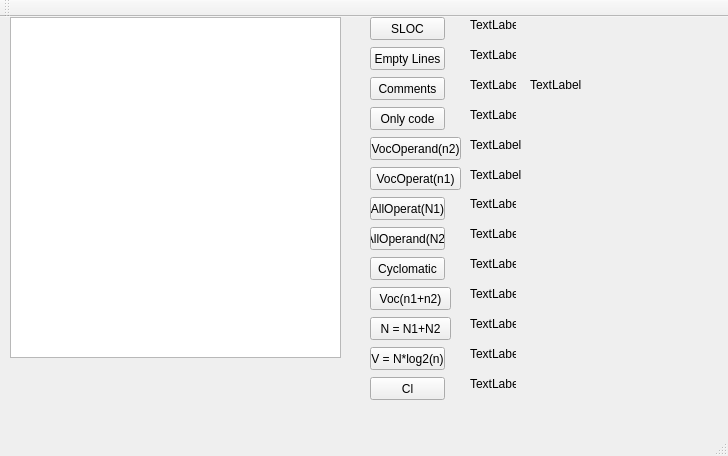
<?xml version="1.0" encoding="UTF-8"?>
<ui version="4.0">
 <class>MainWindow</class>
 <widget class="QMainWindow" name="MainWindow">
  <property name="geometry">
   <rect>
    <x>0</x>
    <y>0</y>
    <width>728</width>
    <height>456</height>
   </rect>
  </property>
  <property name="windowTitle">
   <string>MainWindow</string>
  </property>
  <widget class="QWidget" name="centralWidget">
   <widget class="QPlainTextEdit" name="plainTextEdit">
    <property name="geometry">
     <rect>
      <x>10</x>
      <y>0</y>
      <width>331</width>
      <height>341</height>
     </rect>
    </property>
    <property name="plainText">
     <string/>
    </property>
   </widget>
   <widget class="QPushButton" name="SLOC">
    <property name="geometry">
     <rect>
      <x>370</x>
      <y>0</y>
      <width>75</width>
      <height>23</height>
     </rect>
    </property>
    <property name="text">
     <string>SLOC</string>
    </property>
   </widget>
   <widget class="QLabel" name="label">
    <property name="geometry">
     <rect>
      <x>470</x>
      <y>0</y>
      <width>46</width>
      <height>16</height>
     </rect>
    </property>
    <property name="text">
     <string>TextLabel</string>
    </property>
   </widget>
   <widget class="QPushButton" name="EmptyLines">
    <property name="geometry">
     <rect>
      <x>370</x>
      <y>30</y>
      <width>75</width>
      <height>23</height>
     </rect>
    </property>
    <property name="text">
     <string>Empty Lines</string>
    </property>
   </widget>
   <widget class="QLabel" name="label_2">
    <property name="geometry">
     <rect>
      <x>470</x>
      <y>30</y>
      <width>46</width>
      <height>16</height>
     </rect>
    </property>
    <property name="text">
     <string>TextLabel</string>
    </property>
   </widget>
   <widget class="QLabel" name="label_3">
    <property name="geometry">
     <rect>
      <x>470</x>
      <y>60</y>
      <width>46</width>
      <height>16</height>
     </rect>
    </property>
    <property name="text">
     <string>TextLabel</string>
    </property>
   </widget>
   <widget class="QPushButton" name="Comments">
    <property name="geometry">
     <rect>
      <x>370</x>
      <y>60</y>
      <width>75</width>
      <height>23</height>
     </rect>
    </property>
    <property name="text">
     <string>Comments</string>
    </property>
   </widget>
   <widget class="QLabel" name="label_4">
    <property name="geometry">
     <rect>
      <x>470</x>
      <y>90</y>
      <width>46</width>
      <height>16</height>
     </rect>
    </property>
    <property name="text">
     <string>TextLabel</string>
    </property>
   </widget>
   <widget class="QPushButton" name="OnlyCode">
    <property name="geometry">
     <rect>
      <x>370</x>
      <y>90</y>
      <width>75</width>
      <height>23</height>
     </rect>
    </property>
    <property name="text">
     <string>Only code</string>
    </property>
   </widget>
   <widget class="QLabel" name="label_5">
    <property name="geometry">
     <rect>
      <x>530</x>
      <y>60</y>
      <width>61</width>
      <height>16</height>
     </rect>
    </property>
    <property name="text">
     <string>TextLabel</string>
    </property>
   </widget>
   <widget class="QLabel" name="label_6">
    <property name="geometry">
     <rect>
      <x>470</x>
      <y>120</y>
      <width>51</width>
      <height>16</height>
     </rect>
    </property>
    <property name="text">
     <string>TextLabel</string>
    </property>
   </widget>
   <widget class="QPushButton" name="VocOperandn2">
    <property name="geometry">
     <rect>
      <x>370</x>
      <y>120</y>
      <width>91</width>
      <height>23</height>
     </rect>
    </property>
    <property name="text">
     <string>VocOperand(n2)</string>
    </property>
   </widget>
   <widget class="QPushButton" name="VocOperatn1">
    <property name="geometry">
     <rect>
      <x>370</x>
      <y>150</y>
      <width>91</width>
      <height>23</height>
     </rect>
    </property>
    <property name="text">
     <string>VocOperat(n1)</string>
    </property>
   </widget>
   <widget class="QLabel" name="label_7">
    <property name="geometry">
     <rect>
      <x>470</x>
      <y>150</y>
      <width>51</width>
      <height>16</height>
     </rect>
    </property>
    <property name="text">
     <string>TextLabel</string>
    </property>
   </widget>
   <widget class="QPushButton" name="AllOperatN1">
    <property name="geometry">
     <rect>
      <x>370</x>
      <y>180</y>
      <width>75</width>
      <height>23</height>
     </rect>
    </property>
    <property name="text">
     <string>AllOperat(N1)</string>
    </property>
   </widget>
   <widget class="QLabel" name="label_8">
    <property name="geometry">
     <rect>
      <x>470</x>
      <y>180</y>
      <width>46</width>
      <height>13</height>
     </rect>
    </property>
    <property name="text">
     <string>TextLabel</string>
    </property>
   </widget>
   <widget class="QPushButton" name="AllOperandN2">
    <property name="geometry">
     <rect>
      <x>370</x>
      <y>210</y>
      <width>75</width>
      <height>23</height>
     </rect>
    </property>
    <property name="text">
     <string>AllOperand(N2)</string>
    </property>
   </widget>
   <widget class="QLabel" name="label_9">
    <property name="geometry">
     <rect>
      <x>470</x>
      <y>210</y>
      <width>46</width>
      <height>13</height>
     </rect>
    </property>
    <property name="text">
     <string>TextLabel</string>
    </property>
   </widget>
   <widget class="QLabel" name="label_10">
    <property name="geometry">
     <rect>
      <x>470</x>
      <y>240</y>
      <width>46</width>
      <height>13</height>
     </rect>
    </property>
    <property name="text">
     <string>TextLabel</string>
    </property>
   </widget>
   <widget class="QPushButton" name="Cyclomatic">
    <property name="geometry">
     <rect>
      <x>370</x>
      <y>240</y>
      <width>75</width>
      <height>23</height>
     </rect>
    </property>
    <property name="text">
     <string>Cyclomatic</string>
    </property>
   </widget>
   <widget class="QLabel" name="label_11">
    <property name="geometry">
     <rect>
      <x>470</x>
      <y>270</y>
      <width>46</width>
      <height>13</height>
     </rect>
    </property>
    <property name="text">
     <string>TextLabel</string>
    </property>
   </widget>
   <widget class="QPushButton" name="Voc">
    <property name="geometry">
     <rect>
      <x>370</x>
      <y>270</y>
      <width>81</width>
      <height>23</height>
     </rect>
    </property>
    <property name="text">
     <string>Voc(n1+n2)</string>
    </property>
   </widget>
   <widget class="QLabel" name="label_12">
    <property name="geometry">
     <rect>
      <x>470</x>
      <y>300</y>
      <width>46</width>
      <height>13</height>
     </rect>
    </property>
    <property name="text">
     <string>TextLabel</string>
    </property>
   </widget>
   <widget class="QPushButton" name="N">
    <property name="geometry">
     <rect>
      <x>370</x>
      <y>300</y>
      <width>81</width>
      <height>23</height>
     </rect>
    </property>
    <property name="text">
     <string>N = N1+N2</string>
    </property>
   </widget>
   <widget class="QPushButton" name="V">
    <property name="geometry">
     <rect>
      <x>370</x>
      <y>330</y>
      <width>75</width>
      <height>23</height>
     </rect>
    </property>
    <property name="text">
     <string>V = N*log2(n)</string>
    </property>
   </widget>
   <widget class="QLabel" name="label_13">
    <property name="geometry">
     <rect>
      <x>470</x>
      <y>330</y>
      <width>46</width>
      <height>13</height>
     </rect>
    </property>
    <property name="text">
     <string>TextLabel</string>
    </property>
   </widget>
   <widget class="QPushButton" name="CI">
    <property name="geometry">
     <rect>
      <x>370</x>
      <y>360</y>
      <width>75</width>
      <height>23</height>
     </rect>
    </property>
    <property name="text">
     <string>Cl</string>
    </property>
   </widget>
   <widget class="QLabel" name="label_14">
    <property name="geometry">
     <rect>
      <x>470</x>
      <y>360</y>
      <width>46</width>
      <height>13</height>
     </rect>
    </property>
    <property name="text">
     <string>TextLabel</string>
    </property>
   </widget>
  </widget>
  <widget class="QMenuBar" name="menuBar">
   <property name="geometry">
    <rect>
     <x>0</x>
     <y>0</y>
     <width>728</width>
     <height>20</height>
    </rect>
   </property>
  </widget>
  <widget class="QToolBar" name="mainToolBar">
   <attribute name="toolBarArea">
    <enum>TopToolBarArea</enum>
   </attribute>
   <attribute name="toolBarBreak">
    <bool>false</bool>
   </attribute>
  </widget>
  <widget class="QStatusBar" name="statusBar"/>
 </widget>
 <layoutdefault spacing="6" margin="11"/>
 <resources/>
 <connections/>
</ui>
